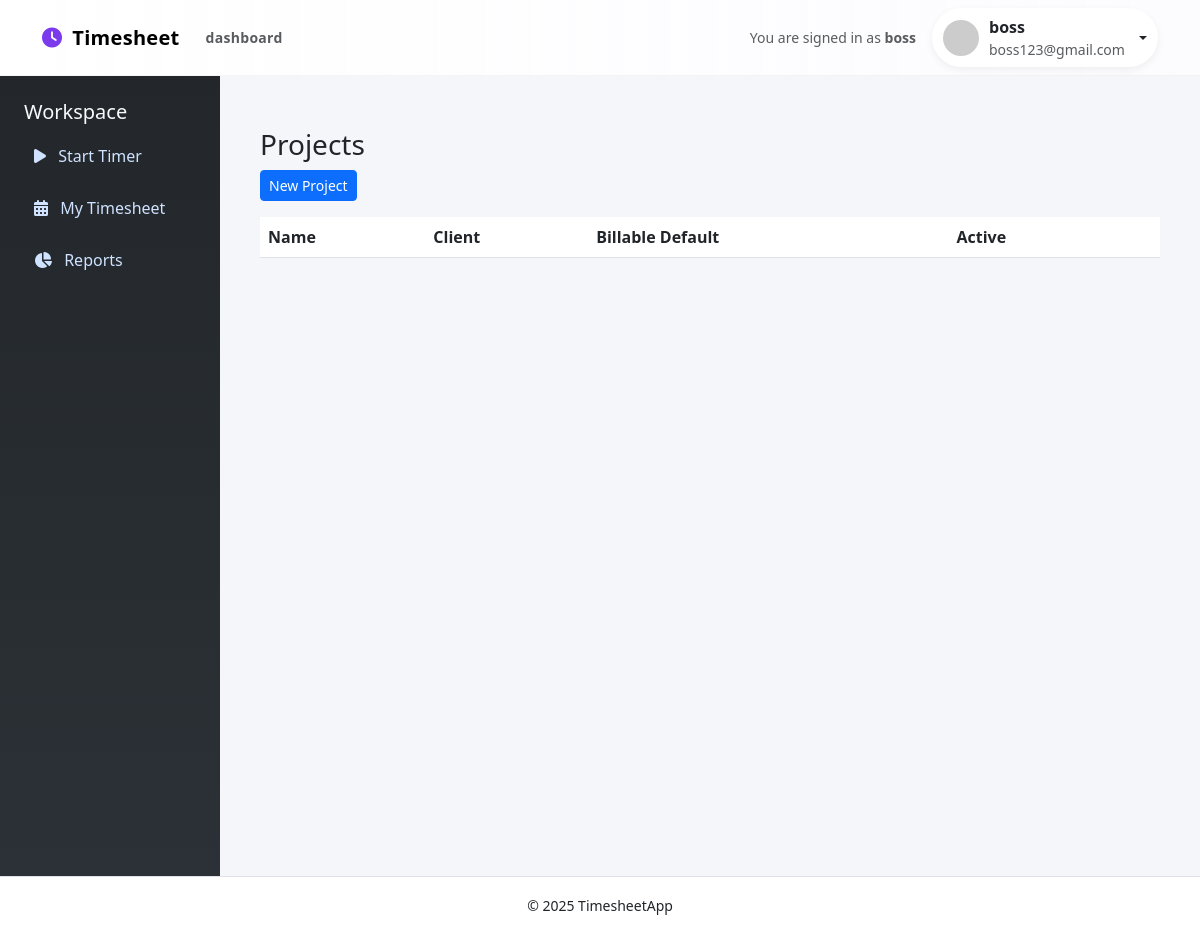
Before: /manager/projects/ (signed in) with the older database file.
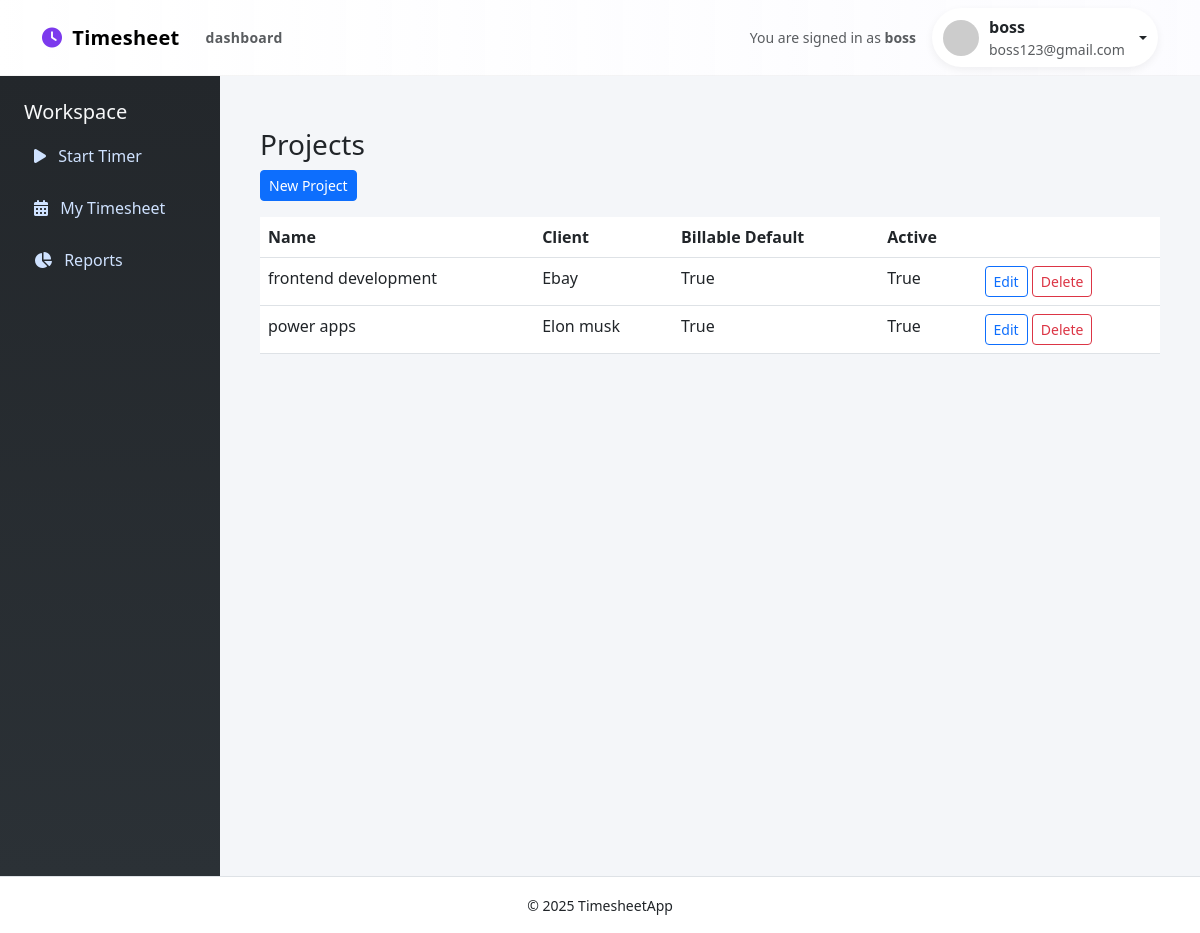
After: the same page with the newer database file.
### timesheet_app/models.py (models this page shows, shortened)
class Project(models.Model):
    name = models.CharField(max_length=120)
    client = models.CharField(max_length=120)
    billable_default = models.BooleanField(default=True)
    active = models.BooleanField(default=True)
    created_at = models.DateTimeField(auto_now_add=True)
    updated_at = models.DateTimeField(auto_now=True)
    class Meta:
        indexes = [
            models.Index(fields=["active"]),
        ]

### timesheet_app/views.py (the view)
# urls.py: path("manager/projects/", projects_list, name="projects_list"),
@role_required('manager')
@login_required
def projects_list(request):
    projects = Project.objects.all().order_by('name')
    return render(request, 'dashboard/projects_list.html', {'projects': projects})

### timesheet_app/templates/dashboard/projects_list.html
{% extends 'base.html' %}
{% block content %}
<div class="container my-4">
  <h3>Projects</h3>
  <a class="btn btn-sm btn-primary mb-3" href="{% url 'project_create' %}">New Project</a>
  <table class="table">
    <thead><tr><th>Name</th><th>Client</th><th>Billable Default</th><th>Active</th><th></th></tr></thead>
    <tbody>
      {% for p in projects %}
        <tr>
          <td>{{ p.name }}</td>
          <td>{{ p.client }}</td>
          <td>{{ p.billable_default }}</td>
          <td>{{ p.active }}</td>
          <td>
            <a class="btn btn-sm btn-outline-primary" href="{% url 'project_edit' p.id %}">Edit</a>
            <a class="btn btn-sm btn-outline-danger" href="{% url 'project_delete' p.id %}">Delete</a>
          </td>
        </tr>
      {% endfor %}
    </tbody>
  </table>
</div>
{% endblock %}

Changed rows visible on the page:
added Project: name "frontend development", client "Ebay", billable_default "True", active "True"
added Project: name "power apps", client "Elon musk", billable_default "True", active "True"
